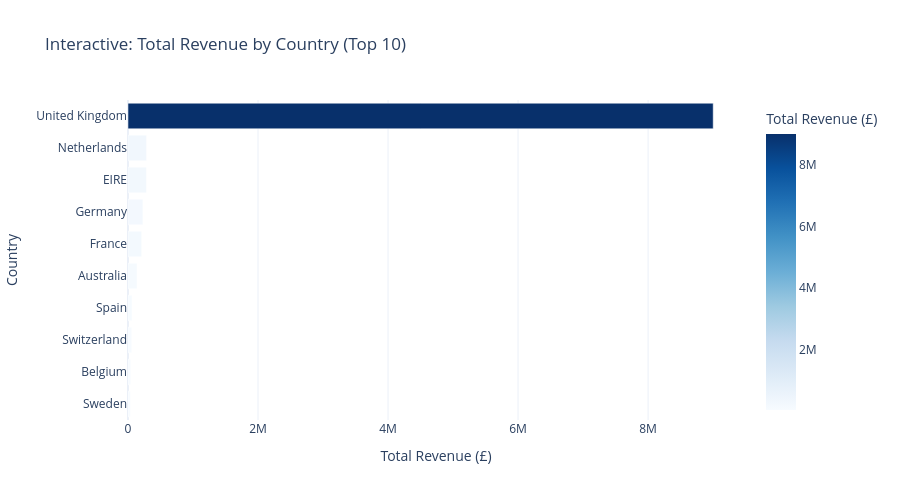

The code cell stored with this chart in its notebook:
### Markdown cell above
## 7. Interactive Visualizations (Plotly)

Two interactive Plotly visualizations are generated by this notebook and
also saved as standalone HTML files in `visualizations/interactive/` for
easy sharing (they render inline below when this notebook is opened in
Jupyter or JupyterLab).

### Code cell
fig = px.bar(
    rev_by_country.reset_index(), x="Revenue", y="Country", orientation="h",
    title="Interactive: Total Revenue by Country (Top 10)",
    labels={"Revenue": "Total Revenue (£)", "Country": "Country"},
    color="Revenue", color_continuous_scale="Blues",
)
fig.update_layout(yaxis={"categoryorder": "total ascending"}, template="plotly_white", height=500)
fig.show()

### Figure 1 — Plotly figure (JSON) as saved in the notebook; plotly's stock layout.template omitted (floating-point values rounded to 4 significant figures)
{"data": [{"hovertemplate": "Total Revenue (£)=%{marker.color}<br>Country=%{y}<extra></extra>", "legendgroup": "", "marker": {"color": [9002000.0, 285400.0, 283100.0, 228700.0, 209600.0, 138500.0, 61560.0, 57070.0, 41200.0, 38370.0], "coloraxis": "coloraxis", "pattern": {"shape": ""}}, "name": "", "orientation": "h", "showlegend": false, "textposition": "auto", "type": "bar", "x": [9002000.0, 285400.0, 283100.0, 228700.0, 209600.0, 138500.0, 61560.0, 57070.0, 41200.0, 38370.0], "xaxis": "x", "y": ["United Kingdom", "Netherlands", "EIRE", "Germany", "France", "Australia", "Spain", "Switzerland", "Belgium", "Sweden"], "yaxis": "y"}], "layout": {"barmode": "relative", "coloraxis": {"autocolorscale": false, "colorbar": {"title": {"text": "Total Revenue (£)"}}, "colorscale": [[0.0, "rgb(247,251,255)"], [0.125, "rgb(222,235,247)"], [0.25, "rgb(198,219,239)"], [0.375, "rgb(158,202,225)"], [0.5, "rgb(107,174,214)"], [0.625, "rgb(66,146,198)"], [0.75, "rgb(33,113,181)"], [0.875, "rgb(8,81,156)"], [1.0, "rgb(8,48,107)"]]}, "height": 500, "legend": {"tracegroupgap": 0}, "title": {"text": "Interactive: Total Revenue by Country (Top 10)"}, "xaxis": {"anchor": "y", "domain": [0.0, 1.0], "title": {"text": "Total Revenue (£)"}}, "yaxis": {"anchor": "x", "categoryorder": "total ascending", "domain": [0.0, 1.0], "title": {"text": "Country"}}}}
